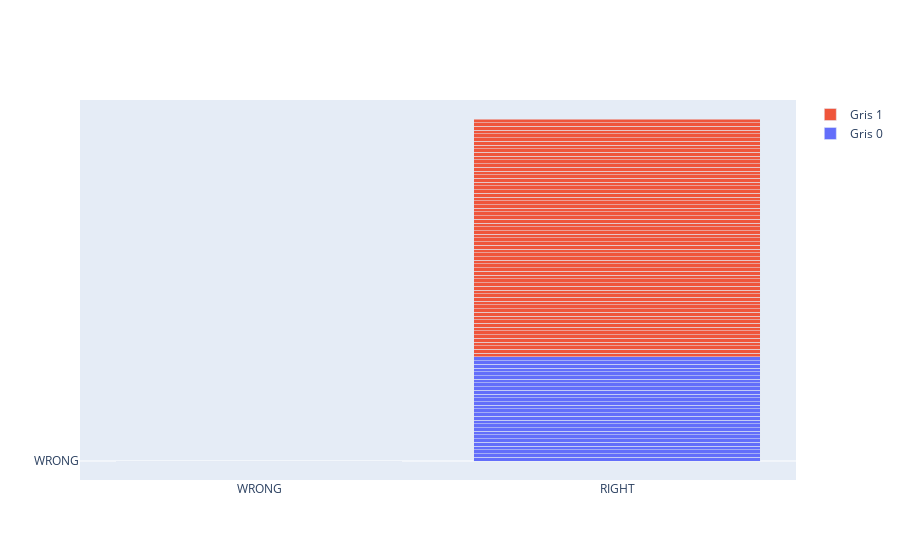

Source (notebook cell):
### Code cell
p0 = pd.DataFrame(pigs['0'])
p1 = pd.DataFrame(pigs['1'])
x = [p0['Answer'], p1['Answer']]
fig = go.Figure(data=[
    go.Bar(name='Gris 0', x=x[0], y=x[0]),
    go.Bar(name='Gris 1', x=x[1], y=x[1])
])
# Change the bar mode
fig.update_layout(barmode='stack')
fig.show()

### Figure 1 — Plotly figure (JSON) as saved in the notebook; plotly's stock layout.template omitted (floating-point values rounded to 4 significant figures)
{"data": [{"name": "Gris 0", "type": "bar", "x": ["WRONG", "RIGHT", "RIGHT", "RIGHT", "RIGHT", "RIGHT", "RIGHT", "RIGHT", "RIGHT", "RIGHT", "RIGHT", "WRONG", "WRONG", "RIGHT", "RIGHT", "WRONG", "RIGHT", "RIGHT", "RIGHT", "RIGHT", "WRONG", "RIGHT", "RIGHT", "RIGHT", "WRONG", "RIGHT", "RIGHT", "RIGHT", "WRONG", "WRONG", "WRONG", "RIGHT", "RIGHT", "RIGHT", "RIGHT", "WRONG", "WRONG", "RIGHT", "WRONG", "RIGHT"], "y": ["WRONG", "RIGHT", "RIGHT", "RIGHT", "RIGHT", "RIGHT", "RIGHT", "RIGHT", "RIGHT", "RIGHT", "RIGHT", "WRONG", "WRONG", "RIGHT", "RIGHT", "WRONG", "RIGHT", "RIGHT", "RIGHT", "RIGHT", "WRONG", "RIGHT", "RIGHT", "RIGHT", "WRONG", "RIGHT", "RIGHT", "RIGHT", "WRONG", "WRONG", "WRONG", "RIGHT", "RIGHT", "RIGHT", "RIGHT", "WRONG", "WRONG", "RIGHT", "WRONG", "RIGHT"]}, {"name": "Gris 1", "type": "bar", "x": ["RIGHT", "WRONG", "RIGHT", "WRONG", "RIGHT", "RIGHT", "WRONG", "RIGHT", "RIGHT", "RIGHT", "WRONG", "RIGHT", "RIGHT", "RIGHT", "RIGHT", "RIGHT", "RIGHT", "RIGHT", "WRONG", "WRONG", "RIGHT", "RIGHT", "RIGHT", "RIGHT", "RIGHT", "WRONG", "RIGHT", "RIGHT", "WRONG", "RIGHT", "RIGHT", "RIGHT", "WRONG", "RIGHT", "RIGHT", "RIGHT", "RIGHT", "RIGHT", "RIGHT", "WRONG", "RIGHT", "WRONG", "RIGHT", "RIGHT", "WRONG", "RIGHT", "RIGHT", "WRONG", "RIGHT", "RIGHT", "RIGHT", "RIGHT", "RIGHT", "RIGHT", "RIGHT", "WRONG", "WRONG", "RIGHT", "RIGHT", "RIGHT", "RIGHT", "RIGHT", "RIGHT", "RIGHT", "RIGHT", "RIGHT", "RIGHT", "RIGHT", "RIGHT", "RIGHT", "RIGHT", "RIGHT", "RIGHT", "RIGHT", "RIGHT", "RIGHT", "WRONG", "WRONG", "RIGHT", "WRONG", "WRONG", "RIGHT", "RIGHT"], "y": ["RIGHT", "WRONG", "RIGHT", "WRONG", "RIGHT", "RIGHT", "WRONG", "RIGHT", "RIGHT", "RIGHT", "WRONG", "RIGHT", "RIGHT", "RIGHT", "RIGHT", "RIGHT", "RIGHT", "RIGHT", "WRONG", "WRONG", "RIGHT", "RIGHT", "RIGHT", "RIGHT", "RIGHT", "WRONG", "RIGHT", "RIGHT", "WRONG", "RIGHT", "RIGHT", "RIGHT", "WRONG", "RIGHT", "RIGHT", "RIGHT", "RIGHT", "RIGHT", "RIGHT", "WRONG", "RIGHT", "WRONG", "RIGHT", "RIGHT", "WRONG", "RIGHT", "RIGHT", "WRONG", "RIGHT", "RIGHT", "RIGHT", "RIGHT", "RIGHT", "RIGHT", "RIGHT", "WRONG", "WRONG", "RIGHT", "RIGHT", "RIGHT", "RIGHT", "RIGHT", "RIGHT", "RIGHT", "RIGHT", "RIGHT", "RIGHT", "RIGHT", "RIGHT", "RIGHT", "RIGHT", "RIGHT", "RIGHT", "RIGHT", "RIGHT", "RIGHT", "WRONG", "WRONG", "RIGHT", "WRONG", "WRONG", "RIGHT", "RIGHT"]}], "layout": {"barmode": "stack"}}
